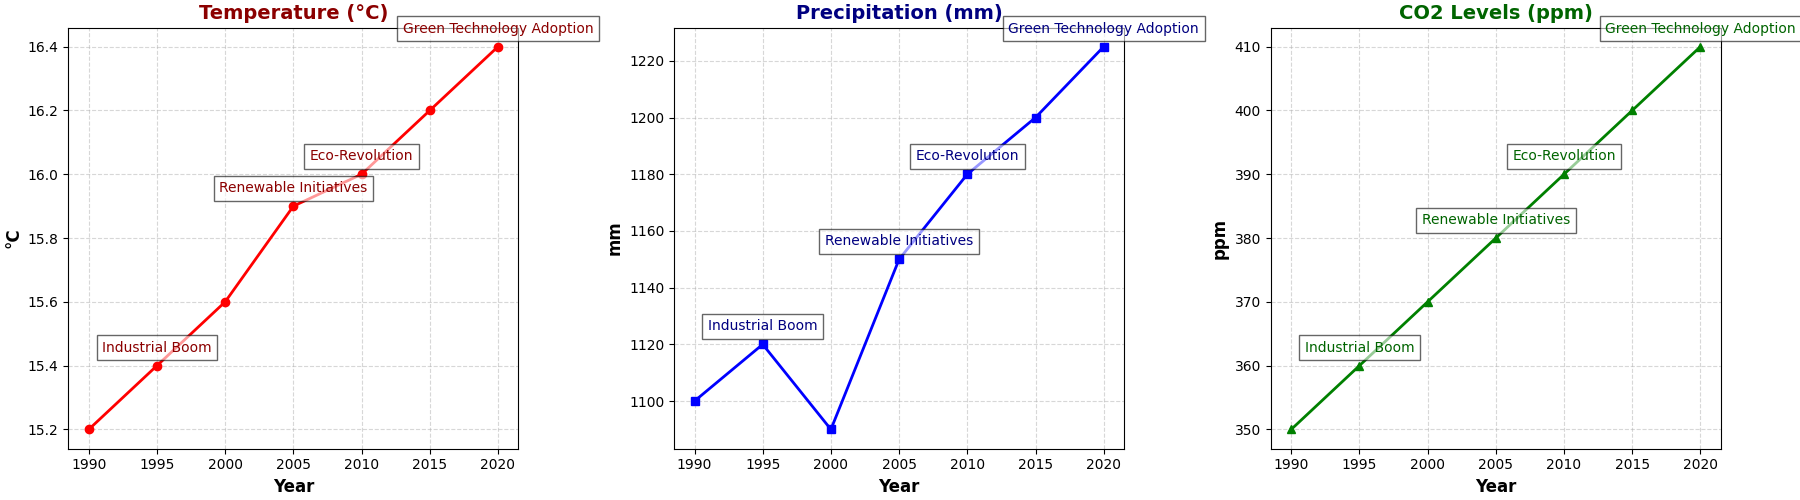

Write the Python code that produced this figure.
import matplotlib.pyplot as plt
import numpy as np

# Years spanning three decades (1990-2020)
years = np.array([1990, 1995, 2000, 2005, 2010, 2015, 2020])

# Artificial data for average temperature, precipitation, and CO2 levels
avg_temperature = np.array([15.2, 15.4, 15.6, 15.9, 16.0, 16.2, 16.4])
avg_precipitation = np.array([1100, 1120, 1090, 1150, 1180, 1200, 1225])
co2_levels = np.array([350, 360, 370, 380, 390, 400, 410])

# Plotting setup
fig, axs = plt.subplots(1, 3, figsize=(18, 5), constrained_layout=True)

# Temperature Trend
axs[0].plot(years, avg_temperature, color='red', marker='o', linestyle='-', linewidth=2)
axs[0].set_title('Temperature (°C)', fontsize=14, fontweight='bold', color='darkred')
axs[0].set_xlabel('Year', fontsize=12, fontweight='bold')
axs[0].set_ylabel('°C', fontsize=12, fontweight='bold')
axs[0].grid(True, linestyle='--', alpha=0.5)

# Precipitation Trend
axs[1].plot(years, avg_precipitation, color='blue', marker='s', linestyle='-', linewidth=2)
axs[1].set_title('Precipitation (mm)', fontsize=14, fontweight='bold', color='navy')
axs[1].set_xlabel('Year', fontsize=12, fontweight='bold')
axs[1].set_ylabel('mm', fontsize=12, fontweight='bold')
axs[1].grid(True, linestyle='--', alpha=0.5)

# CO2 Levels Trend
axs[2].plot(years, co2_levels, color='green', marker='^', linestyle='-', linewidth=2)
axs[2].set_title('CO2 Levels (ppm)', fontsize=14, fontweight='bold', color='darkgreen')
axs[2].set_xlabel('Year', fontsize=12, fontweight='bold')
axs[2].set_ylabel('ppm', fontsize=12, fontweight='bold')
axs[2].grid(True, linestyle='--', alpha=0.5)

# Annotate significant years
annotations = ['Industrial Boom', 'Renewable Initiatives', 'Eco-Revolution', 'Green Technology Adoption']
annotation_years = [1995, 2005, 2010, 2020]
annotation_temps = avg_temperature[[1, 3, 4, 6]]
annotation_precip = avg_precipitation[[1, 3, 4, 6]]
annotation_co2 = co2_levels[[1, 3, 4, 6]]

for i, text in enumerate(annotations):
    axs[0].annotate(text, (annotation_years[i], annotation_temps[i]), textcoords="offset points", xytext=(0,10), ha='center', color='darkred', fontsize=10, bbox=dict(facecolor='white', alpha=0.6))
    axs[1].annotate(text, (annotation_years[i], annotation_precip[i]), textcoords="offset points", xytext=(0,10), ha='center', color='navy', fontsize=10, bbox=dict(facecolor='white', alpha=0.6))
    axs[2].annotate(text, (annotation_years[i], annotation_co2[i]), textcoords="offset points", xytext=(0,10), ha='center', color='darkgreen', fontsize=10, bbox=dict(facecolor='white', alpha=0.6))

# Display the plot
plt.show()
